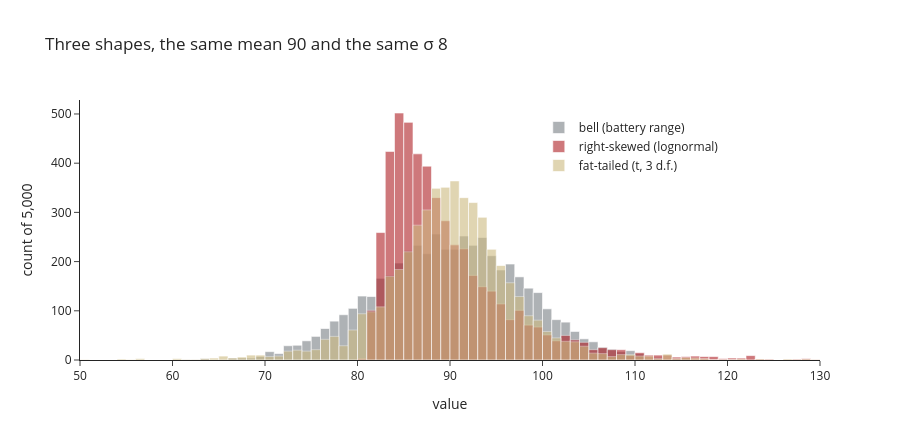

Write notebook code for a chart like this one.
### Markdown cell above
### Skewness and kurtosis: when the bell is the wrong picture
Battery range is symmetric: mean and median coincide, **skewness zero**. Delivery time is not — most parcels take two days, a few take ten: a long right tail pulls the mean above the median, **positive skewness**. And **kurtosis** asks how much of the curve sits in the tails: with the *same* mean and σ, a fat-tailed shape has a "three σ" day far more often than one in three hundred.

Below, three simulated samples of 5,000 with the same mean and σ: a bell, a right-skewed lognormal, a fat-tailed $t$. Before you use the table, ask whether the data are a bell.

### Code cell
rng = np.random.default_rng(16)
N_ = 5000
def rescale(x, mu=90, sd=8):                       # same mean and σ for all three, so only the shape differs
    return mu + (x - x.mean()) / x.std() * sd
bell_s   = rescale(rng.normal(size=N_))                 # symmetric: battery range
skewed_s = rescale(rng.lognormal(0, .7, size=N_))       # right-skewed: delivery time, rescaled
fat_s    = rescale(rng.standard_t(3, size=N_))          # fat tails: delivery delays, rescaled

fig = go.Figure()
for name, x, col in (("bell (battery range)", bell_s, GREY), ("right-skewed (lognormal)", skewed_s, RED), ("fat-tailed (t, 3 d.f.)", fat_s, GOLD)):
    fig.add_histogram(x=x, xbins=dict(start=50, end=130, size=1), name=name, marker_color=col, opacity=.6)
fig.update_layout(template="simple_white", height=440, barmode="overlay", title="Three shapes, the same mean 90 and the same σ 8",
                  xaxis_title="value", yaxis_title="count of 5,000", xaxis_range=[50, 130], legend=dict(x=.62, y=.95))
fig.show()

print(f"{'sample':<26} {'mean':>6} {'median':>7} {'skewness':>9} {'kurtosis':>9} {'beyond 3σ':>10}   in plain words")
for name, x in (("bell", bell_s), ("right-skewed lognormal", skewed_s), ("fat-tailed t", fat_s)):
    sk, ku = stats.skew(x), stats.kurtosis(x)         # scipy's kurtosis is excess kurtosis: 0 for the bell
    far = np.mean(np.abs(x - 90) > 24)
    words = ("mean ≈ median, tails like the bell: the table applies" if abs(sk) < .2 and abs(ku) < .5 else
             "mean > median: leans right, a z from the mean gives the wrong areas" if sk > .5 else
             "symmetric but fat tails: the rare bad day is not as rare as the bell says")
    print(f"{name:<26} {x.mean():>6.1f} {np.median(x):>7.1f} {sk:>+9.2f} {ku:>+9.2f} {far:>10.4f}   {words}")
print("\nSkewness: zero for a bell, positive when the long tail is on the right. Kurtosis (excess): zero for a bell, positive for fat tails.")
print("Under the bell, 'beyond three σ' is about .003; the fat-tailed sample has several times that with the same σ.")

### Figure 1 — Plotly figure (JSON) as saved in the notebook; plotly's stock layout.template omitted (floating-point values rounded to 4 significant figures; data arrays with more than 128 entries replaced by an {"elided": "..."} marker saying what was removed)
{"data": [{"marker": {"color": "#7a7f85"}, "name": "bell (battery range)", "opacity": 0.6, "type": "histogram", "x": {"elided": "5000 float values"}, "xbins": {"end": 130, "size": 1, "start": 50}}, {"marker": {"color": "#AF1F25"}, "name": "right-skewed (lognormal)", "opacity": 0.6, "type": "histogram", "x": {"elided": "5000 float values"}, "xbins": {"end": 130, "size": 1, "start": 50}}, {"marker": {"color": "#CDBA80"}, "name": "fat-tailed (t, 3 d.f.)", "opacity": 0.6, "type": "histogram", "x": {"elided": "5000 float values"}, "xbins": {"end": 130, "size": 1, "start": 50}}], "layout": {"barmode": "overlay", "height": 440, "legend": {"x": 0.62, "y": 0.95}, "title": {"text": "Three shapes, the same mean 90 and the same σ 8"}, "xaxis": {"range": [50, 130], "title": {"text": "value"}}, "yaxis": {"title": {"text": "count of 5,000"}}}}
